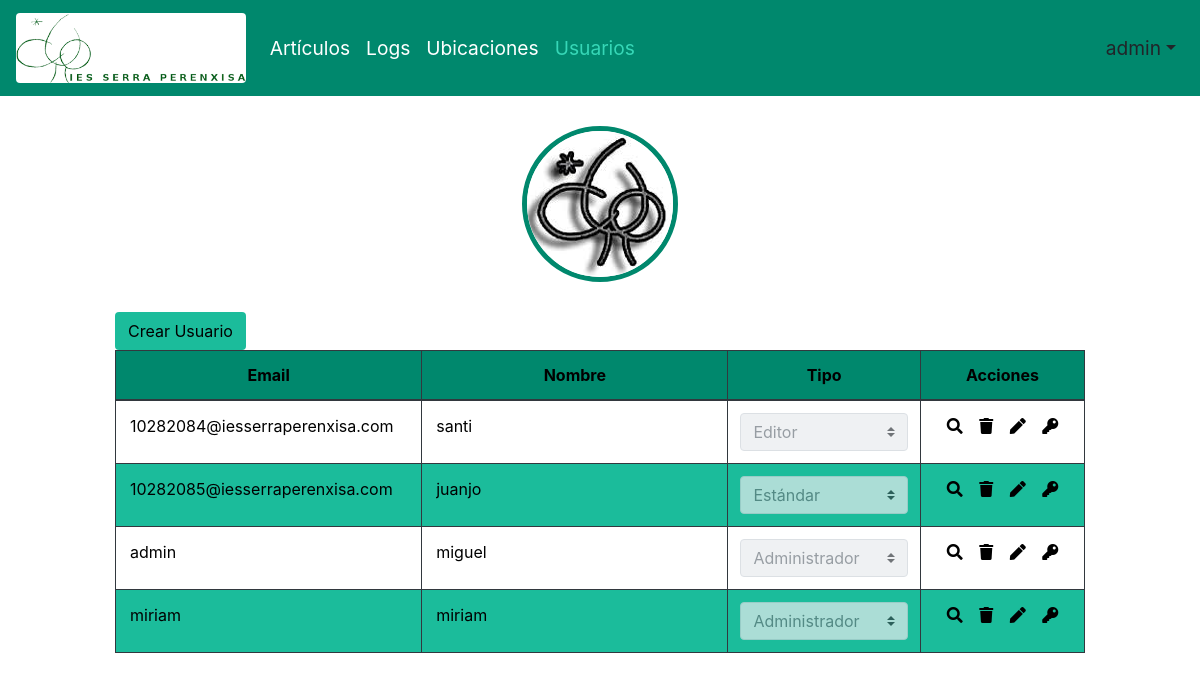
/PHP/usuarios.php (signed in), run on the app's committed database.
### tables this page shows
CREATE TABLE IF NOT EXISTS usuarios (
	email VARCHAR(30),
	password VARCHAR(100) NOT NULL,
	nombre VARCHAR(50),
	tipo VARCHAR(13) NOT NULL,
	CONSTRAINT usuarios_pk PRIMARY KEY (email)
);

### PHP/usuarios.php (the view, shortened to what this page needs)
<?php
	include "funciones.php";
?>
<?php
	echo imprimir_cabecera("usuarios");
	$resultado_usuarios = ver_usuarios();
	if ($resultado_usuarios === "ERROR EN LA BD") echo "Se ha producido un error al conectarse a la Base de Datos. Compruebe que el servicio esté funcionando correctamente. Pruebe a conectarse más tarde.";
	elseif ($resultado_usuarios === "NO USUARIOS") echo "No se ha encontrado ningún usuario con el partón de búsqueda introducido";
	elseif ($resultado_usuarios === "FALLO CONSULTA") echo "Se ha producido un error al conectarse a la BD. Pruebe a actualizar la página.";
	else {
?>
<div class="col-xl-10 col-lg-12 offset-xl-1">
	<button id="crear_usuario" type="button" class="btn color_intermedio">Crear Usuario</button>
	<table id='tabla_usuarios' class='table table-responsive-sm table-striped table-hover table-bordered table-dark'>
		<thead class='color_fuerte'>
			<tr>
				<th scope='col'>Email</th>
				<th scope='col'>Nombre</th>
				<th scope='col'>Tipo</th>
				<th scope='col'>Acciones</th>
			</tr>
		</thead>
		<tbody id="contenido_usuarios">
<?php
	foreach ($resultado_usuarios as $usuario) {
		echo "
			<tr>
				<td><input type='text' name='campo_email' value='".$usuario['email']."' readonly></td>
				<td><input type='text' name='campo_nombre' value='".$usuario['nombre']."' readonly></td>
				<td>
					<select class='custom-select' disabled>
	          <option value='estandar'"; if ($usuario['tipo'] == "estandar") echo TIPO_USUARIO_SELECCIONADO; echo ">Estándar</option>
	          <option value='editor'"; if ($usuario['tipo'] == "editor") echo TIPO_USUARIO_SELECCIONADO; echo ">Editor</option>
	          <option value='administrador'"; if ($usuario['tipo'] == "administrador") echo TIPO_USUARIO_SELECCIONADO; echo ">Administrador</option>
	        </select>
				<td>
					<button onclick='ver_ubicaciones(this)' type='button' data-toggle='tooltip' data-placement='top' title='Ver localizaciones'><i class='fas fa-search'></i></button>
					<button onclick='eliminar_usuario(this)' type='button' data-toggle='tooltip' data-placement='top' title='Eliminar usuario'><i class='fas fa-trash'></i></button>
					<button onclick='modificar_usuario(this)' type='button' data-toggle='tooltip' data-placement='top' title='Modificar usuario'><i class='fas fa-pen'></i></button>
					<button onclick='modificar_password(this)' type='button' data-toggle='tooltip' data-placement='top' title='Modificar contraseña'><i class='fas fa-key'></i></button>
				</td>
			</tr>
		";
	}
?>
			</tbody>
		</table>
<?php
}
?>
</div>
</body>
</html>

### PHP/funciones.php (shortened to what this page needs)
<?php
	function conexion_database() {
		$conexion = @new mysqli("localhost", "inventario", "inventario", "inventario");
		if ($conexion->connect_errno) {
    	enviar_email("inventario@iesserraperenxisa.com", "Fallo en la BD", "Se ha producido un error al conectar a la Base de Datos a las ".date(DATE_RFC2822));
			return False;
		} else return $conexion;
		return $conexion;
	}
	function ver_usuarios($filtro = "ninguno") {
		$conexion = conexion_database();
		if ($filtro == "ninguno") {
			$resultado = $conexion->query("SELECT email, nombre, tipo FROM usuarios ORDER BY email");
			if (!is_object($resultado) or $resultado->num_rows <= 0) {
				$conexion->close();
				registrar_evento(time(), $_SESSION['email'], "Se ha producido un error al intentar cargar los usuarios de la Base de Datos desde la función ver_usuarios()", "error");
				return "FALLO CONSULTA";
			} else {
				while ($fila = $resultado->fetch_assoc()) {
					$usuarios[] = $fila;
				}
				return $usuarios;
			}
		}
	}
function imprimir_cabecera($pagina_activa) {
?>
<!DOCTYPE html>
<html>
<head>
<link rel="stylesheet" href="../CSS/bootstrap.css">
<link rel="stylesheet" href="../CSS/estilos.css">
<link rel="stylesheet" href="../CSS/iconos.css">
<link rel="stylesheet" href="../CSS/jquery-confirm.min.css">
</head>
<body>
<div>
<nav class="mb-1 navbar navbar-expand-lg color_fuerte">
<a class="navbar-brand" href="../PHP/index.php">
<img src="../IMG/logo2.png" height="70" id="logo2" class="d-inline-block align-middle rounded" alt="Serra Perenxisa">
</a>
<div class="collapse navbar-collapse" id="navbarSupportedContent-555">
<?php
if (isset($_SESSION['email']) and isset($_SESSION['password']) and isset($_SESSION['tipo'])) {
?>
<ul class="navbar-nav mr-auto">
<li class="nav-item">
<a id="articulos" class="nav-link" href="/PHP/articulos.php">Artículos</a>
</li>
<?php
if ($_SESSION['tipo'] == "administrador") {
?>
<li class="nav-item">
<a id="logs" class="nav-link" href="/PHP/logs.php">Logs</a>
</li>
<?php
}
?>
<li class="nav-item">
<a id="ubicaciones" class="nav-link" href="/PHP/ubicaciones.php">Ubicaciones</a>
</li>
<?php
if ($_SESSION['tipo'] == "administrador") {
?>
<li class="nav-item">
<a id="usuarios" class="nav-link" href="/PHP/usuarios.php">Usuarios</a>
</li>
<?php
}
}
?>
</ul>
<ul class="navbar-nav ml-auto nav-flex-icons">
<li class="nav-item avatar dropdown">
<a class="nav-link dropdown-toggle" id="navbarDropdownMenuLink-55" data-toggle="dropdown" aria-haspopup="true" aria-expanded="false">
<?php
if (isset($_SESSION['email']) and isset($_SESSION['password']) and isset($_SESSION['tipo'])) {
echo $_SESSION['email'];
} else {
echo "No has iniciado sesión";
}
?>
</a>
</li>
</ul>
</div>
</nav>
<div class="container">
<a href="../PHP/index.php"><img src="../IMG/logo1.jpg" class="rounded-circle mx-auto d-block" id="logo1" alt="Cinque Terre"></a>
</div>
<?php
}
?>

### CSS/estilos.css (style rules this page uses)
.color_intermedio { background-color: #1bbc9b; }
.color_fuerte { background-color: #00886d; }
#logo1 { border: 5px solid #00886d; margin: 30px 0px 30px 0px; }
table, tr, td, th { border: 1px solid black; }
.nav-link { color: white; }
.nav-link:hover, .pagina_activa { color: #36d7b7; }
nav { font-size: 120%; }
button { border: none; background: transparent; }
table input { width: 100%; border: 0px; border-radius: 0.25rem; }
table input[readonly] { background: transparent; }

### data on the page
usuarios: campo_email "10282084@iesserraperenxisa.com", campo_nombre "santi", tipo "Editor"
usuarios: campo_email "10282085@iesserraperenxisa.com", campo_nombre "juanjo", tipo "Estándar"
usuarios: campo_email "admin", campo_nombre "miguel", tipo "Administrador"
usuarios: campo_email "miriam", campo_nombre "miriam", tipo "Administrador"

### other printed values
$_SESSION['email'] "admin"
